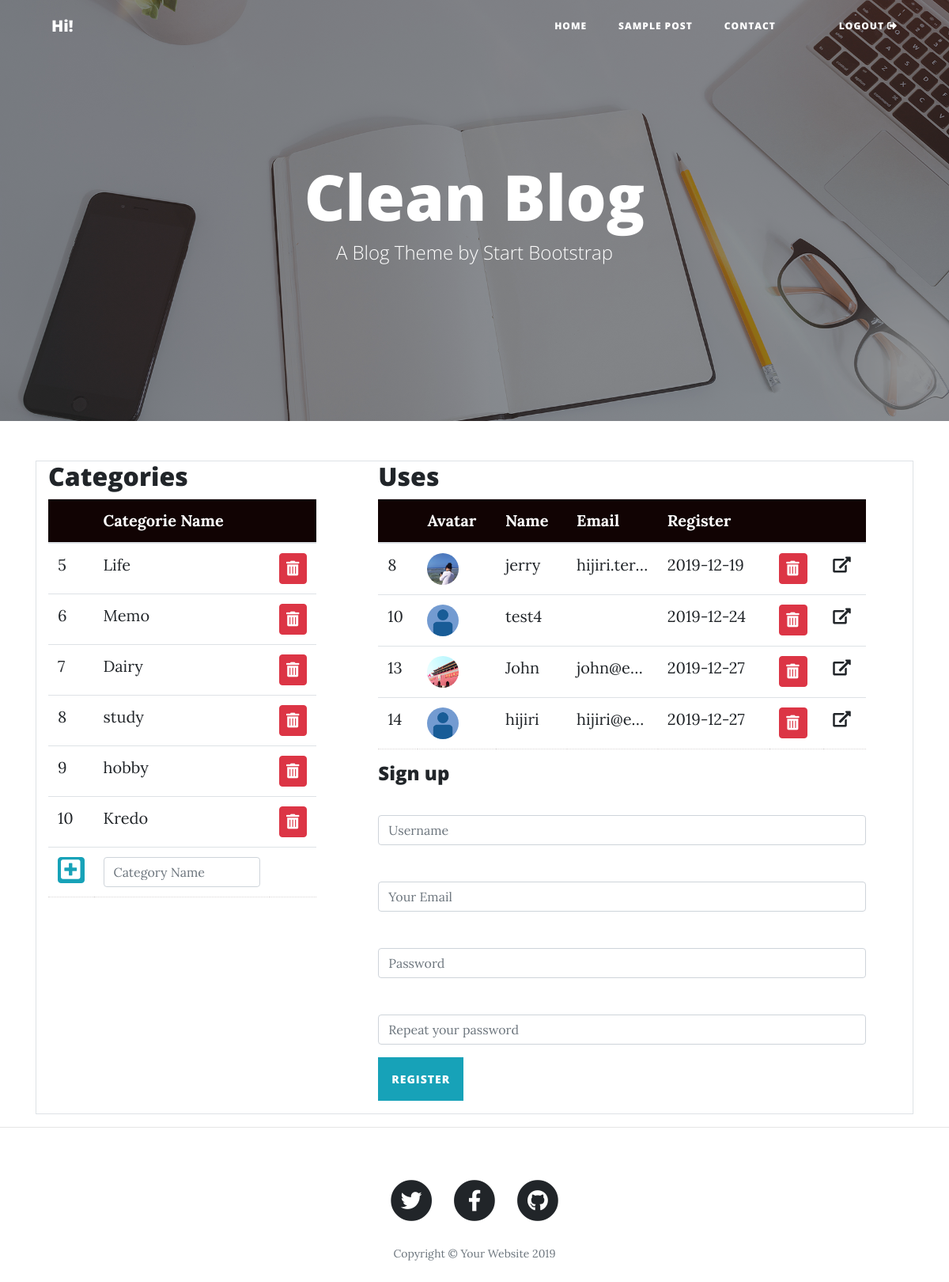
The page /indexAdmin.php on the database its author committed.
### tables this page shows
CREATE TABLE `categories` (
  `category_id` int(11) NOT NULL,
  `category` varchar(10) NOT NULL
);

CREATE TABLE `user` (
  `user_id` int(11) NOT NULL,
  `user_first_name` varchar(50) NOT NULL,
  `user_last_name` varchar(50) NOT NULL,
  `username` varchar(50) NOT NULL,
  `email` varchar(50) NOT NULL,
  `phone` int(50) NOT NULL,
  `password` varchar(100) DEFAULT NULL,
  `nationality` varchar(50) NOT NULL,
  `occupation` varchar(50) NOT NULL,
  `bio` varchar(100) NOT NULL,
  `user_picture` varchar(100) NOT NULL DEFAULT 'human-icon-big.png',
  `user_birthday` date NOT NULL,
  `registrationDate` date NOT NULL DEFAULT current_timestamp(),
  `user_status` varchar(1) NOT NULL DEFAULT 'U'
);

### class/database.php (called while the page is built, shortened)
<?php
    class database{
        private $servername = "localhost";
        private $username = "root";
        private $password = "";
        private $database = "portfolio";
        public function __construct(){
            $this->conn = new mysqli($this->servername, $this->username, $this->password, $this->database);
            return $this->conn;
        }
    }
?>

### class/User.php (called while the page is built, shortened)
<?php
    require_once 'database.php';
    class User extends database{
        public function viewUsers($userid){
            $sql ="SELECT * FROM `user` WHERE user_status = 'U' AND NOT user.user_id = '$userid'";
            $rows = array();
            $result = $this->conn->query($sql);
            while($row = $result->fetch_assoc()){
                $rows[] = $row;
            }
            return $rows;
        }
        public function viewCategory(){
            $sql = "SELECT * FROM `categories`";
            $rows = array();
            $result = $this->conn->query($sql);
            while($row = $result->fetch_assoc()){
                $rows[] = $row;
            }
            return $rows;
        }
    }
?>

### indexAdmin.php (the view, shortened to what this page needs)
<?php
    require_once 'class/User.php';
    $user = new User;
    $viewUser = $user->viewUsers($userid);
    $viewCategory = $user->viewCategory();
?>
<!DOCTYPE html>
<html lang="en">
<head>
  <link href="vendor/bootstrap/css/bootstrap.min.css" rel="stylesheet">
  <link href="vendor/fontawesome-free/css/all.min.css" rel="stylesheet" type="text/css">
  <link href="css/clean-blog.min.css" rel="stylesheet">
</head>
<body>
  <nav class="navbar navbar-expand-lg navbar-light fixed-top" id="mainNav">
    <div class="container">
      <a class="navbar-brand" href="index.php">Hi! <?php echo $_SESSION['username'] ?></a>
      <div class="collapse navbar-collapse" id="navbarResponsive">
        <ul class="navbar-nav ml-auto">
          <li class="nav-item">
            <a class="nav-link" href="index.php">Home</a>
          </li>
          <li class="nav-item">
            <a class="nav-link" href="post.php">Sample Post</a>
          </li>
          <li class="nav-item">
            <a class="nav-link" href="contact.php">Contact</a>
          </li>
          <li class="nav-item">
            <a class="nav-link pt-1" href="about.php"><?php
            ?></a>
          </li>
          <li class="nav-item">
            <a class="nav-link" href="actionUser.php?actiontype=logout&userid=<?php echo $_SESSION['userid'] ?>">Logout<i class="fas fa-sign-out-alt ml-1"></i></a>
          </li>
        </ul>
      </div>
    </div>
  </nav>
  <header class="masthead" style="background-image: url('img/home-bg.jpg')">
    <div class="overlay"></div>
    <div class="container">
      <div class="row">
        <div class="col-lg-8 col-md-10 mx-auto">
          <div class="site-heading">
            <h1>Clean Blog</h1>
            <span class="subheading">A Blog Theme by Start Bootstrap</span>
          </div>
        </div>
      </div>
    </div>
  </header>
  <div class="container">
    <div class="col-xs-8 col-lg-12 mx-auto border">
      <div class="row">
        <div class="col-lg-4 mr-5">
          <h2>Categories</h2>
            <table class="table">
                <thead>
                    <tr>
                        <th></th>
                        <th>Categorie Name</th>
                        <th></th>
                    </tr>
                </thead>
                <tbody>
                    <?php
                      foreach($viewCategory as $row){
                        $categoryid = $row['category_id'];
                        echo "
                        <tr>
                          <td>$categoryid</td>
                          <td>".$row['category']."</td>
                          <td><a href='actionUser.php?actiontype=deleteCategory&id=$categoryid' class='btn btn-danger p-2 rounded'><i class='fas fa-trash-alt fa-lg'></i></a></td>
                        </tr>
                        ";
                      }
                    ?>
                    <tr>
                      <form action="actionUser.php" method="post">
                      <td><button type="submit" name="getCategory" class='btn btn-info rounded' style="padding: 1px 3px;"><i class="fas fa-plus-square fa-2x"></i></button></td>
                      <td><input type="text" name="categoryName" placeholder="Category Name" class="form-control"></td>
                      <td></td>
                      </form>
                    </tr>
                </tbody>
            </table>
        </div>
        <div class="col-lg-7">
          <table class="table">
            <h2>Uses</h2>
                <thead>
                    <tr>
                        <th></th>
                        <th>Avatar</th>
                        <th>Name</th>
                        <th>Email</th>
                        <th>Register</th>
                        <th></th>
                        <th></th>
                    </tr>
                </thead>
                <tbody>
                    <?php
                    foreach($viewUser as $row){
                      $avatarPicture = $row['user_picture'];
                      $userid = $row['user_id'];
                      echo "
                      <tr data-href='userDetailAdmin.php?specID=$userid'>
                        <td>$userid</td>
                        <td><a href='userDetailAdmin.php?specID=$userid'><img src='img/$avatarPicture' class='rounded-circle' style='width: 40px; height: 40px;'></a></td>
                        <td>".$row['username']."</td>
                        <td data-bind='text: text()' class='text-truncate' style='max-width: 100px;'>".$row['email']."</td>
                        <td>".$row['registrationDate']."</td>
                        <td><a href='actionUser.php?actiontype=deleteUser&id=$userid' class='btn btn-danger p-2 rounded'><i class='fas fa-trash-alt fa-lg'></i></a></td>
                        <td><a href='userDetailAdmin.php?specID=$userid'><i class='fas fa-external-link-alt'></i></a></td>
                      </tr>
                      ";
                    }
                    ?>
                </tbody>
            </table>
                <h4 class="form-title">Sign up</h4>
                        <form action="actionUser.php" method="POST" class="register-form" id="register-form">
                            <div class="form-group">
                                <input type="text" name="name" id="name" placeholder="Username" class="form-control"/>
                            </div>
                            <div class="form-group">
                                <input type="email" name="email" id="email" placeholder="Your Email" class="form-control"/>
                            </div>
                            <div class="form-group">
                                <input type="password" name="pass" id="pass" placeholder="Password" class="form-control"/>
                            </div>
                            <div class="form-group">
                                <input type="password" name="re_pass" id="re_pass" placeholder="Repeat your password" class="form-control"/>
                            </div>
                            <div class="form-group form-button">
                                <input type="submit" name="register" id="signup" class="btn btn-info p-3" value="Register"/>
                            </div>
                        </form>
                    </div>
        </div>
      </div>
    </div>
  <hr>
  <footer>
    <div class="container">
      <div class="row">
        <div class="col-lg-8 col-md-10 mx-auto">
          <ul class="list-inline text-center">
            <li class="list-inline-item">
              <a href="#">
                <span class="fa-stack fa-lg">
                  <i class="fas fa-circle fa-stack-2x"></i>
                  <i class="fab fa-twitter fa-stack-1x fa-inverse"></i>
                </span>
              </a>
            </li>
            <li class="list-inline-item">
              <a href="#">
                <span class="fa-stack fa-lg">
                  <i class="fas fa-circle fa-stack-2x"></i>
                  <i class="fab fa-facebook-f fa-stack-1x fa-inverse"></i>
                </span>
              </a>
            </li>
            <li class="list-inline-item">
              <a href="#">
                <span class="fa-stack fa-lg">
                  <i class="fas fa-circle fa-stack-2x"></i>
                  <i class="fab fa-github fa-stack-1x fa-inverse"></i>
                </span>
              </a>
            </li>
          </ul>
          <p class="copyright text-muted">Copyright &copy; Your Website 2019</p>
        </div>
      </div>
    </div>
  </footer>
</body>
</html>

### indexAdmin.php (style rules this page uses)
td, th { padding: 5px 10px; }
thead th { background: #110303; color: #fff; }
tbody tr { border-bottom: 1px dotted #D8D5D5; }
tbody td { border-width: 0px 1px; -webkit-transition: background-color .1s linear; -moz-transition: background-color .1s linear; transition: background-color .1s linear; }
tbody tr:first-child { border-top: none; }

### rows shown on the page
categories: category_id "5", category "Life"
categories: category_id "6", category "Memo"
categories: category_id "7", category "Dairy"
categories: category_id "8", category "study"
categories: category_id "9", category "hobby"
categories: category_id "10", category "Kredo"
user: user_id "8", user_picture (picture), username "jerry", email "hijiri.ter…", registrationDate "2019-12-19"
user: user_id "10", user_picture (picture), username "test4", registrationDate "2019-12-24"
user: user_id "13", user_picture (picture), username "John", email "john@e…", registrationDate "2019-12-27"
user: user_id "14", user_picture (picture), username "hijiri", email "hijiri@e…", registrationDate "2019-12-27"
